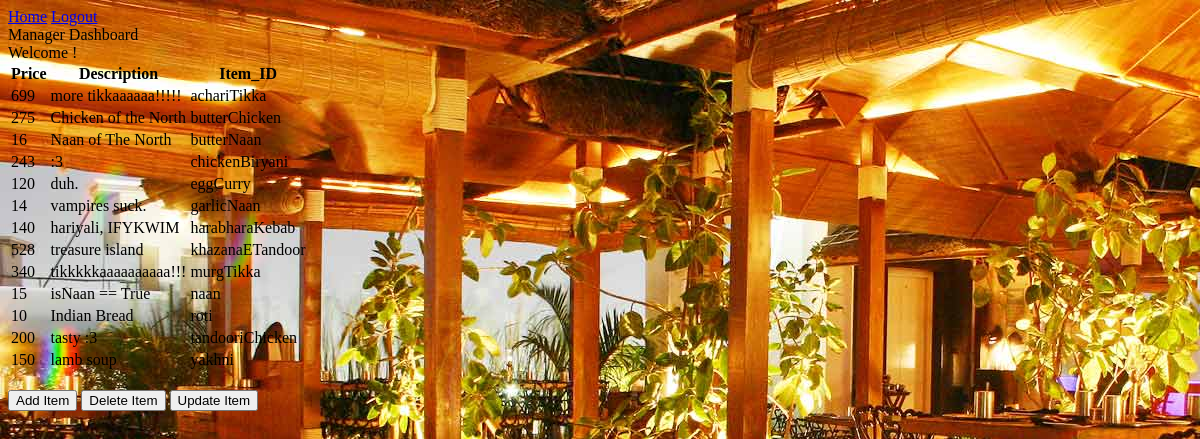
The app's page /admin.php with its own data.
### tables this page shows
CREATE TABLE `items` (
  `price` int(11) NOT NULL,
  `description` varchar(1023) NOT NULL,
  `item_id` varchar(255) NOT NULL,
  PRIMARY KEY (`item_id`),
  UNIQUE KEY `item_id` (`item_id`)
);

### admin.php (the view, shortened to what this page needs)
<html>
<head>
	<link rel="stylesheet" type="text/css" href="default.css">
<ul>
  <li><a href="home.php">Home</a></li>
  <li><a href="logout.php">Logout</a></li>
</ul>
	Manager Dashboard<br />
</head>
<body>
	<?php
		echo "Welcome ".$_SESSION["first_name"]."!<br />";
		$mysqli = new mysqli(DB_HOST, DB_USER, DB_PASS, DB_NAME);
		$tablename="items";
		$sql="SELECT * from $tablename";
		$result=$mysqli->query($sql);
		$numFields=mysqli_num_fields($result);
		echo "<table><th>Price</th><th>Description</th><th>Item_ID</th>";
		while ($row=mysqli_fetch_row($result))
		{
			echo "<tr>";
			for($x=0;$x<$numFields;$x++)
			{
				echo "<td>".$row[$x]."</td>";
			}
			echo "</tr>";
		}
		echo "</table><br />";
	?>
	<button onclick="showAddForm()">Add Item</button>
	<button onclick="showDeleteForm()">Delete Item</button>
	<button onclick="showUpdateForm()">Update Item</button><br />
	<br />
	<br />
	<br />
</body>
</html>

### default.css (style rules this page uses)
ul { list-style-type: none; margin: 0; padding: 0; }
li { display: inline; }
body { background-image: url("bgimage.jpg"); background-color: #cccccc; }

### records on screen
items: price "699", description "more tikkaaaaaa!!!!!", item_id "achariTikka"
items: price "275", description "Chicken of the North", item_id "butterChicken"
items: price "16", description "Naan of The North", item_id "butterNaan"
items: price "243", description ":3", item_id "chickenBiryani"
items: price "120", description "duh.", item_id "eggCurry"
items: price "14", description "vampires suck.", item_id "garlicNaan"
items: price "140", description "hariyali, IFYKWIM", item_id "harabharaKebab"
items: price "528", description "treasure island", item_id "khazanaETandoor"
items: price "340", description "tikkkkkaaaaaaaaaa!!!", item_id "murgTikka"
items: price "15", description "isNaan == True", item_id "naan"
items: price "10", description "Indian Bread", item_id "roti"
items: price "200", description "tasty :3", item_id "tandooriChicken"
items: price "150", description "lamb soup", item_id "yakhni"
